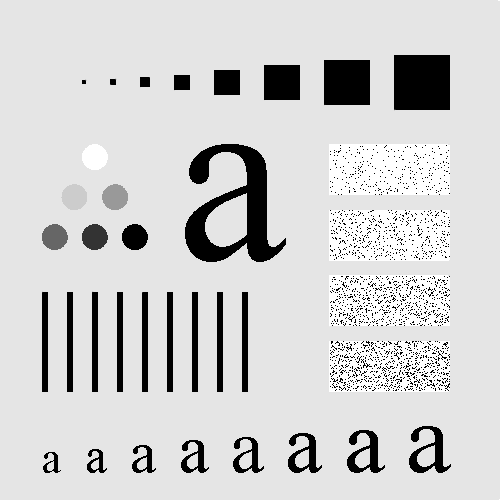
#> input picture Task_4/pattern.tif, 500 x 500 px
$ python 4_c.py
#> lines starting #> are read from the running program, lines starting #| are printed output that depends on the picture; after the words box and inside, x2 and y2 are one past the last pixel; in counts of white or black regions, pixels touching at a corner belong together
import numpy as np
import matplotlib.pyplot as plt

def add_gaussian_noise(image, mean = 0, stddev = 75):
    gaussian_noise = np.random.normal(mean, stddev, image.shape)
    noisy_image = gaussian_noise + image
    noisy_image = np.clip(noisy_image, 0, 255)
    return noisy_image.astype(np.uint8)


def gaussian_high_pass_filter(image, cut_off_frequency):
    height, width = image.shape
    H = np.zeros(image.shape)
    D0 = cut_off_frequency

    frequency_domain_image = np.fft.fftshift(np.fft.fft2(image))

    for i in range(height):
        for j in range(width):
            D = np.sqrt((i - height / 2)**2 + (j-width/2) ** 2)
            H[i, j] = 1 - np.exp(-(D**2) / (2*D0)**2)

    filtered_image = frequency_domain_image * H
    filtered_image = np.abs(np.fft.ifft2(filtered_image))
    filtered_image = filtered_image / 255
    return filtered_image


def ideal_high_pass_filter(image, cut_off_frequency):
    height, width = image.shape
    H = np.zeros(image.shape)
    D0 = cut_off_frequency

    frequency_domain_image = np.fft.fftshift(np.fft.fft2(image))

    for i in range(height):
        for j in range(width):
            D = np.sqrt((i - height / 2)**2 + (j-width/2) ** 2)
            H[i, j] = D > D0

    filtered_image = frequency_domain_image * H
    filtered_image = np.abs(np.fft.ifft2(filtered_image))
    filtered_image = filtered_image / 255
    return filtered_image

original_image = plt.imread('pattern.tif')
#> original_image is the input picture: shape (500, 500); min 0, max 255, mean 207.4
noisy_image = add_gaussian_noise(original_image, 0, 25)
#> in add_gaussian_noise, `noisy_image = gaussian_noise + image`:
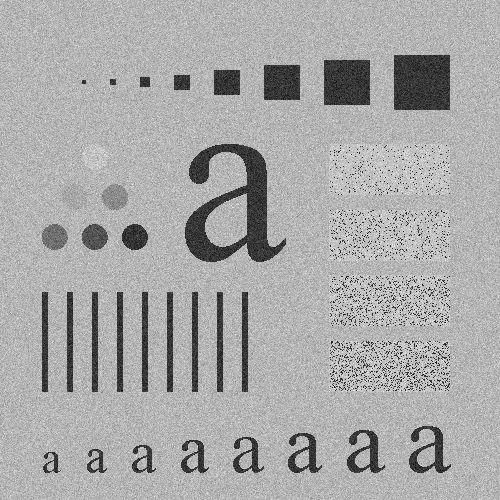
#> noisy_image: shape (500, 500) float64; min -98.24, max 362.1, mean 207.4; drawn with min black and max white
#> in add_gaussian_noise, `noisy_image = np.clip(noisy_image, 0, 255)`:
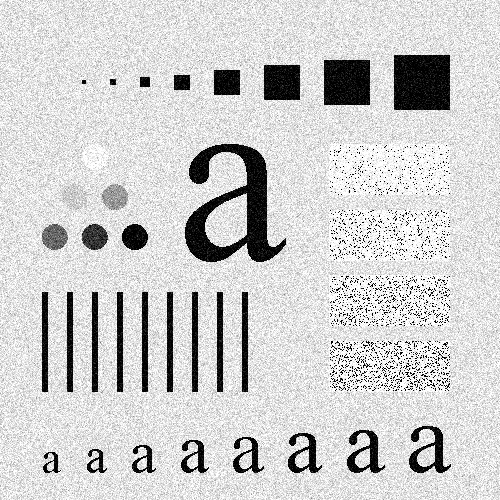
#> noisy_image: shape (500, 500) float64; min 0, max 255, mean 206
cut_off_frequency = 30
noisy_image_filtered_by_gausssian = gaussian_high_pass_filter(noisy_image, cut_off_frequency)
#> after the loop in gaussian_high_pass_filter, `for i in range(height):`:
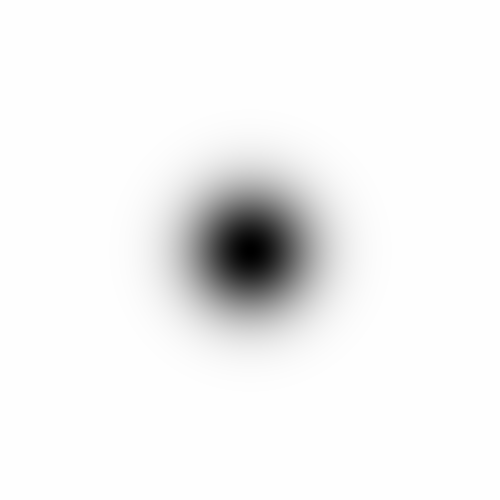
#> H: shape (500, 500) float64; min 0, max 1, mean 0.955
original_image_filtered_by_gausssian = gaussian_high_pass_filter(original_image, cut_off_frequency)
#> call 2 of gaussian_high_pass_filter, with cut_off_frequency = 30
#> in gaussian_high_pass_filter (call 2), `filtered_image = np.abs(np.fft.ifft2(filtered_image))`:
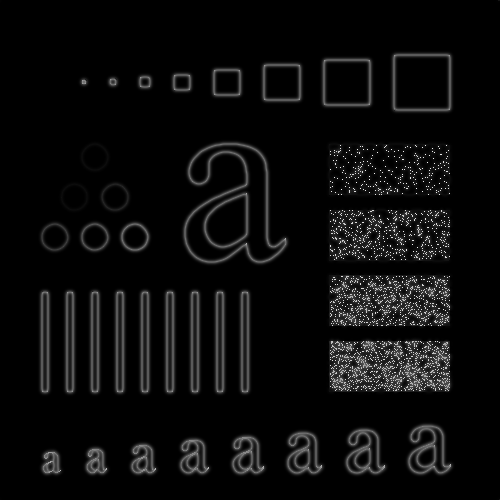
#> filtered_image: shape (500, 500) float64; min 2.04e-16, max 243.4, mean 11.9
noisy_image_filtered_by_ideal = ideal_high_pass_filter(noisy_image, cut_off_frequency)
#> after the loop in ideal_high_pass_filter, `for i in range(height):`:
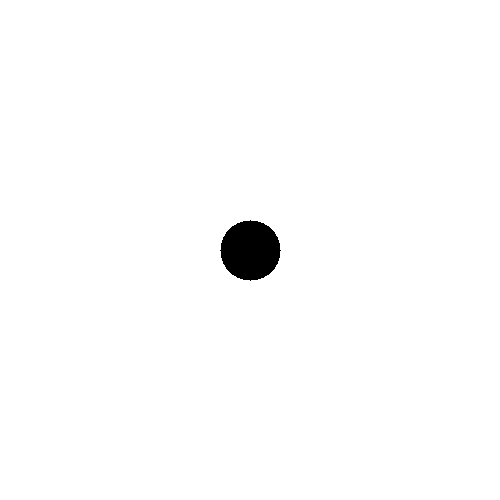
#> H: shape (500, 500) float64; values 0 (black) and 1 (white), 98.9% white; 1 black region, box (x1, y1, x2, y2) and area: (220, 220, 281, 281) 2821
#> in ideal_high_pass_filter, `filtered_image = np.abs(np.fft.ifft2(filtered_image))`:
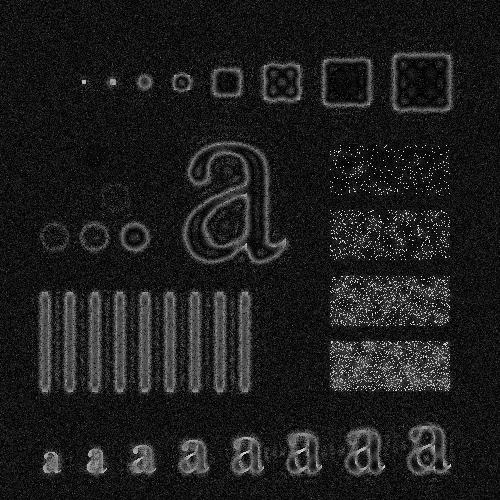
#> filtered_image: shape (500, 500) float64; min 6.13e-05, max 253, mean 30.1
original_image_filtered_by_ideal = ideal_high_pass_filter(original_image, cut_off_frequency)
#> call 2 of ideal_high_pass_filter, with cut_off_frequency = 30
#> in ideal_high_pass_filter (call 2), `filtered_image = np.abs(np.fft.ifft2(filtered_image))`:
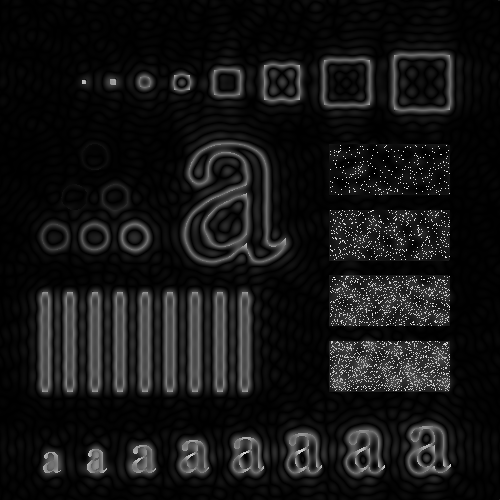
#> filtered_image: shape (500, 500) float64; min 2.73e-05, max 260.7, mean 21.7; drawn with min black and max white

plt.figure(figsize=(8, 8))
plt.subplot(2, 3, 1)
plt.imshow(original_image,  cmap='gray')
plt.title('Original Image')
plt.subplot(2, 3, 2)
plt.imshow(original_image_filtered_by_gausssian,  cmap='gray')
plt.title('Original Image Gaussian Filter')
plt.subplot(2, 3, 3)
plt.imshow(original_image_filtered_by_ideal,  cmap='gray')
plt.title('Original Image Ideal Filter')
plt.subplot(2, 3, 4)
plt.imshow(noisy_image, cmap='gray')
plt.title('Noisy Image')
plt.subplot(2, 3, 5)
plt.imshow(noisy_image_filtered_by_gausssian, cmap='gray')
plt.title('Noisy Image Gaussian Filter')
plt.subplot(2, 3, 6)
plt.imshow(noisy_image_filtered_by_ideal, cmap='gray')
plt.title('Noisy Image Ideal Filter')

plt.tight_layout()
plt.show()
